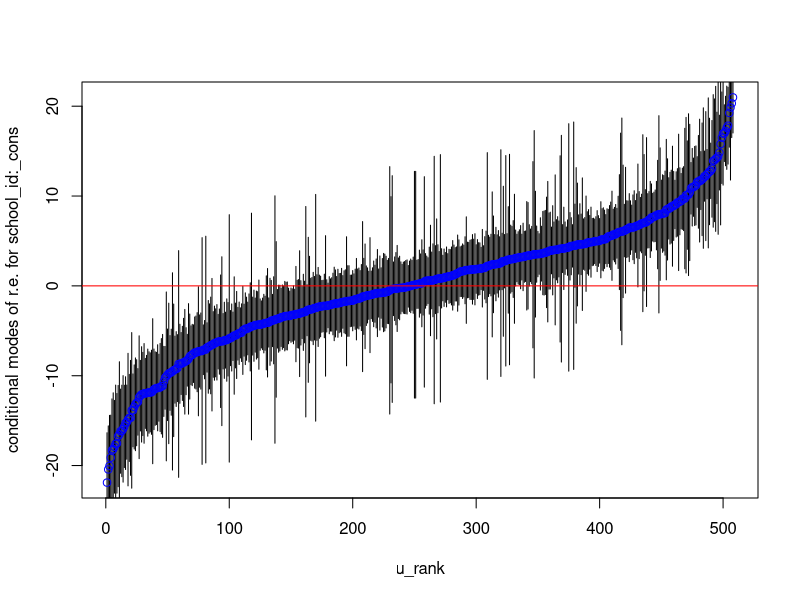

R code for this plot:
# rm(list = ls())
# setwd("Z:/Lemma Training Materials/R/")
##############################################################################
# Module 5: Introduction to Multilevel Modelling R Practicals
#
#     P5.1: Comparing Groups using Multilevel Modelling
#
#           Camille Szmaragd and George Leckie
#           Centre for Multilevel Modelling, 2011
##############################################################################

library(tidyverse)


mydata <- read.table(file = here::here("data", "5.1.txt"), 
                     sep = ",", header = TRUE)

str(mydata)


# P5.1.1 A multilevel model of attainment with school effects

library(lme4)

nullmodel <- lmer(score ~ (1 | schoolid), data = mydata, REML = FALSE)

summary(nullmodel)


# P5.1.2 Examining school effects (residuals)

fit <- lm(score ~ 1, data = mydata)

summary(fit)

logLik(nullmodel)

logLik(fit)

u0 <- ranef(nullmodel, postVar = TRUE) 

u0se <- sqrt(attr(u0[[1]], "postVar")[1, , ]) 

str(u0[1])

str(u0[[1]])

head(attr(u0[[1]], "postVar")[1, , ])

schoolid <- as.numeric(rownames(u0[[1]]))

u0tab <- cbind(schoolid, u0[[1]], u0se)

colnames(u0tab) <- c("schoolid","u0","u0se")

u0tab <- u0tab[order(u0tab$u0), ]

u0tab <- cbind(u0tab, c(1:dim(u0tab)[1]))

colnames(u0tab)[4] <- "u0rank"

u0tab <- u0tab[order(u0tab$schoolid), ]

u0tab[1:10, ]

plot(u0tab$u0rank, u0tab$u0, type = "n", xlab = "u_rank", ylab = "conditional modes of r.e. for school_id:_cons")

segments(u0tab$u0rank, u0tab$u0 - 1.96*u0tab$u0se, u0tab$u0rank, u0tab$u0 + 1.96*u0tab$u0se)

points(u0tab$u0rank, u0tab$u0, col = "blue")

abline(h = 0, col = "red")
